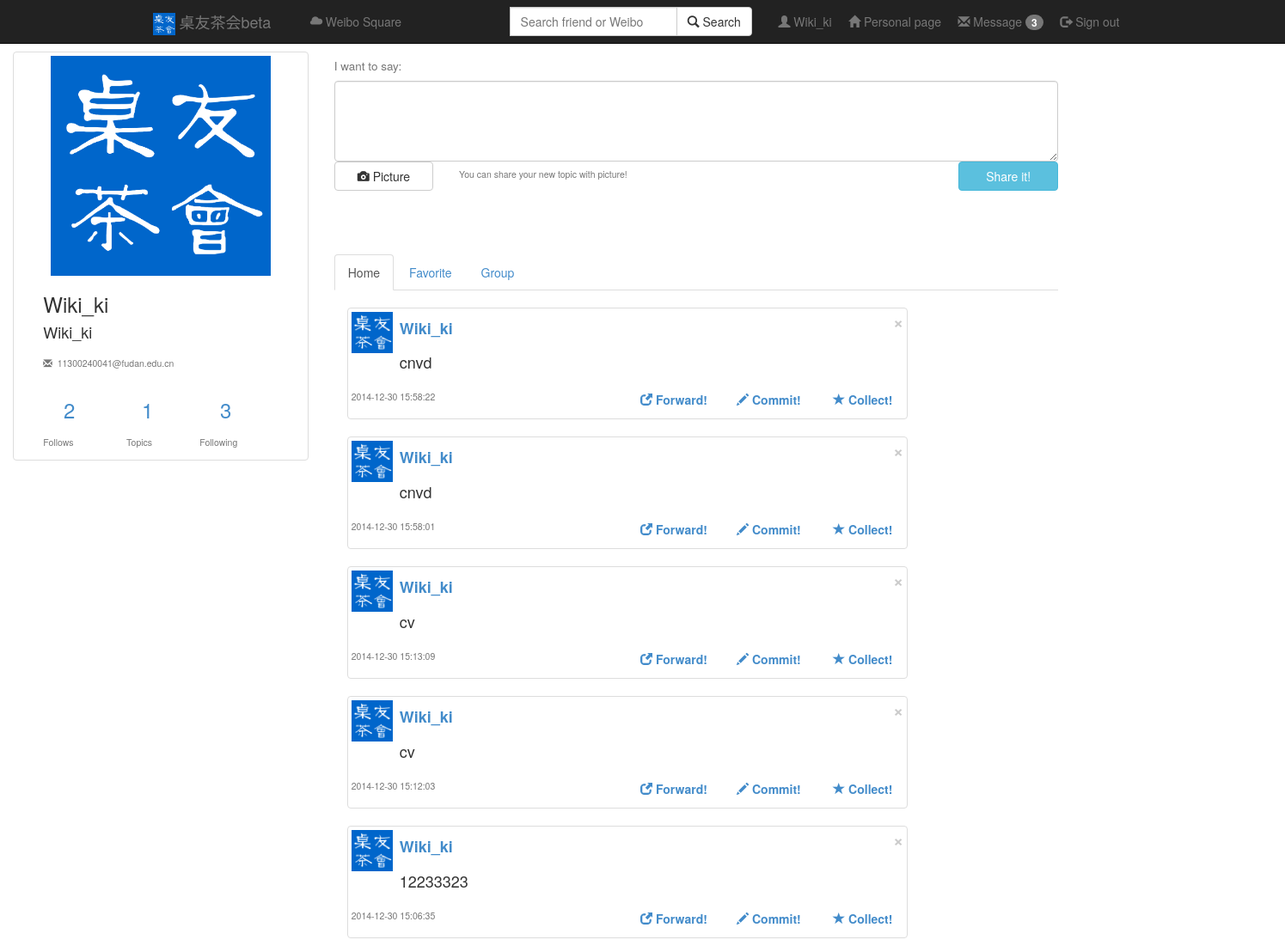
The app's page /home (signed in, upper part), older data.
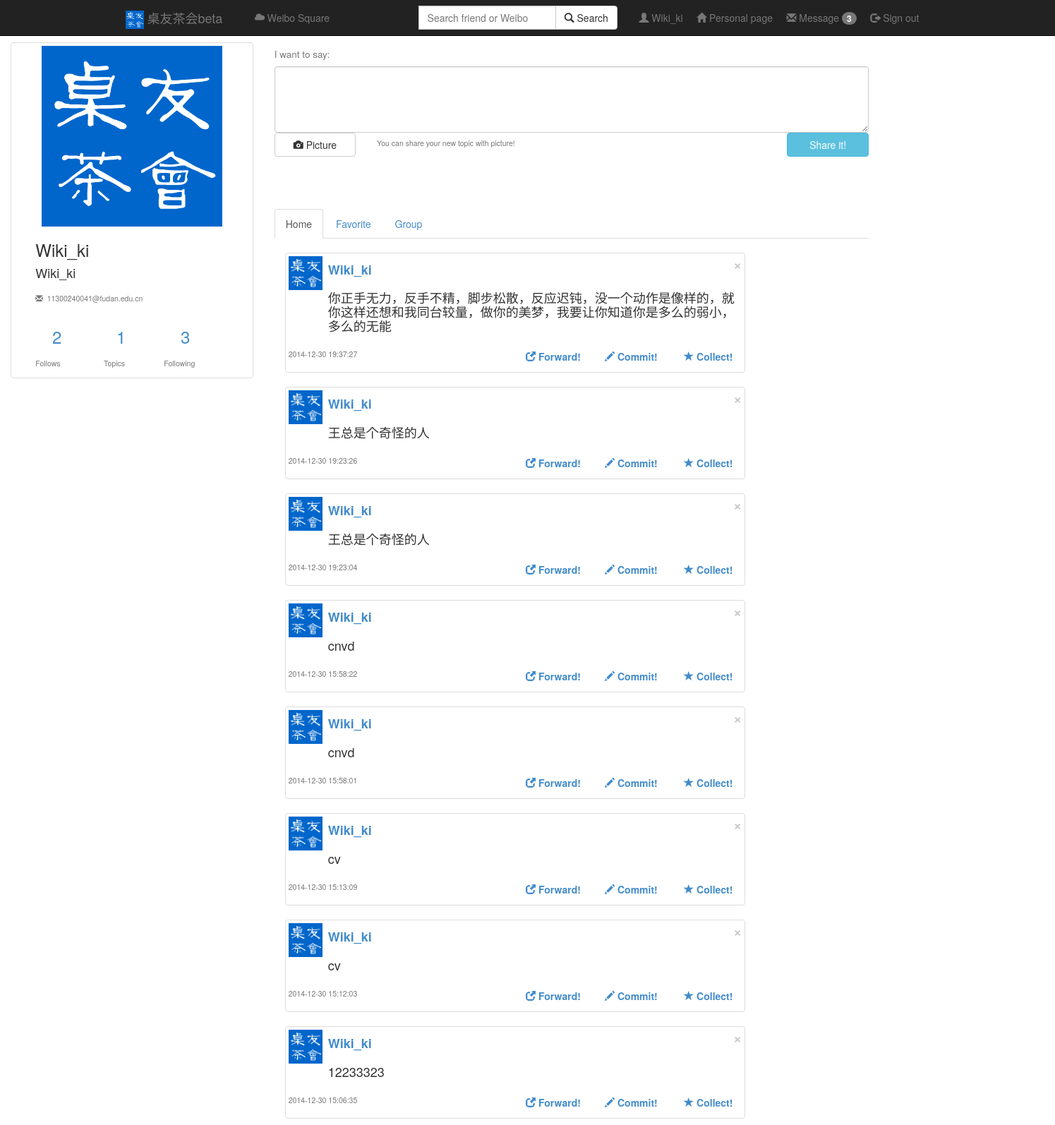
The same page, newer data.
### app/models.py (models this page shows)
class Weibo(db.Model):
    idweibo = db.Column(db.String(256) , primary_key = True)#username+potime+content做md5加密
    username = db.Column(db.String(128))#发微博人
    potime = db.Column(db.String(128))#时间
    wtype = db.Column(db.String(128))#微博类型，原微博，原微博下回复，私信
    fatherid = db.Column(db.String(256),default = 'null')#所在楼id
    number = db.Column(db.Integer)#楼数
    content = db.Column(db.String(1024))#内容

### app/views.py (the view, shortened to what this page needs)
@app.route('/home',methods=['POST','GET'])
def home():
        if 'username' in session:
                Username = session['username']
                ret = models.User.query.filter_by(username=Username).first()
                friend = models.Follow.query.filter_by(username=session['username']).all()
                ans = [session['username']]
                ans = ans + ['xq']
                for ele in friend:
                        ans = ans + ele.followname
                posts = []
                for ele in ans:
                        posts = posts + models.Weibo.query.filter_by(username = ele,wtype="o").all()
                posts = sorted(posts, key = lambda d: d.potime, reverse = True)
                return render_template("home.html",posts=posts,ret=ret,nickname=ret.nickname)

### app/templates/home.html (shortened to what the changed rows need)
{% extends "base.html" %}
{% block content %}
<br>
<br>
<br>
<div class = "container-fluid">
	<div class = "row">
		<div class = "col-sm-12 col-md-7">
			<div class = "container" id = "bigtable">
				{% for post in posts %}
				<div class = "row">
					<div class="col-md-7">
						<div class="thumbnail">
							<div class = "row">
								<div class="col-md-1">
									<img src="/static/pic/icon.jpg" height="48" width="48" href=""></img>
								</div>
								<div class="col-md-11">
									<div class="row">
										<div class="col-md-6">
											<a class="text-left" href=""><h4><b>{{post.username}}</b></h4></a>
										</div>
										<div class="col-md-3 col-md-offset-3">
											<button type="button" class="close" data-dismiss="alert"><span aria-hidden="true">&times;</span><span class="sr-only">Close</span></button>
										</div>
									</div>
									<div class="row">
										<div class="col-md-12">
											<label ><h4>{{post.content}}</h4></label>
										</div>
									</div>
								</div>
								<div class="col-md-3">
									<p class="text-center"><h5><small>{{post.potime}}</small></h5></p>
								</div>
								<div class="col-md-2 col-md-offset-3">
									<a class="text-left" href=""><h5><b><span class="glyphicon glyphicon-new-window"></span> Forward!</b></h5></a>
								</div>
								<div class="col-md-2">
									<a class="text-left" href=""><h5><b><span class="glyphicon glyphicon-pencil"></span> Commit!</b></h5></a>
								</div>
								<div class="col-md-2">
									<a class="text-left" href=""><h5><b><span class="glyphicon glyphicon-star"></span> Collect!</b></h5></a>
								</div>
							</div>
						</div>
					</div>
				</div>
				{% endfor %}
			</div>
		</div>
	</div>
</div>
{% endblock %}

Row changes from the older to the newer data that the page shows:
added Weibo: username "Wiki_ki", content "你正手无力，反手不精，脚步松散，反应迟钝，没一个动作是像样的，就你这样还想和我同台较量，做你的美梦，我要让你知道你是多么的弱小，多么的无能", potime "2014-12-30 19:37:27"
added Weibo: username "Wiki_ki", content "王总是个奇怪的人", potime "2014-12-30 19:23:26"
added Weibo: username "Wiki_ki", content "王总是个奇怪的人", potime "2014-12-30 19:23:04"
